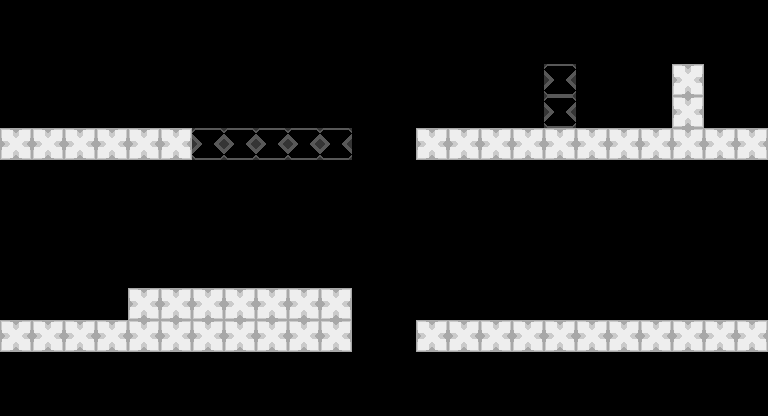

This is a level from a 2D game, rendered from its Tiled map with the project's own tilesets. A one-line summary and the complete map file follow:
An orthogonal 24x13 tile map with 32x32 px tiles, 1 tile layer (bw).

<map version="1.0" orientation="orthogonal" renderorder="right-down" width="24" height="13" tilewidth="32" tileheight="32" nextobjectid="1">
 <tileset firstgid="1" name="world" tilewidth="32" tileheight="32" tilecount="2">
  <image source="../images/world.png" width="64" height="32" />
 </tileset>
 <layer name="bw" width="24" height="13">
  <data>
   <tile gid="0" />
   <tile gid="0" />
   <tile gid="0" />
   <tile gid="0" />
   <tile gid="0" />
   <tile gid="0" />
   <tile gid="0" />
   <tile gid="0" />
   <tile gid="0" />
   <tile gid="0" />
   <tile gid="0" />
   <tile gid="0" />
   <tile gid="0" />
   <tile gid="0" />
   <tile gid="0" />
   <tile gid="0" />
   <tile gid="0" />
   <tile gid="0" />
   <tile gid="0" />
   <tile gid="0" />
   <tile gid="0" />
   <tile gid="0" />
   <tile gid="0" />
   <tile gid="0" />
   <tile gid="0" />
   <tile gid="0" />
   <tile gid="0" />
   <tile gid="0" />
   <tile gid="0" />
   <tile gid="0" />
   <tile gid="0" />
   <tile gid="0" />
   <tile gid="0" />
   <tile gid="0" />
   <tile gid="0" />
   <tile gid="0" />
   <tile gid="0" />
   <tile gid="0" />
   <tile gid="0" />
   <tile gid="0" />
   <tile gid="0" />
   <tile gid="0" />
   <tile gid="0" />
   <tile gid="0" />
   <tile gid="0" />
   <tile gid="0" />
   <tile gid="0" />
   <tile gid="0" />
   <tile gid="0" />
   <tile gid="0" />
   <tile gid="0" />
   <tile gid="0" />
   <tile gid="0" />
   <tile gid="0" />
   <tile gid="0" />
   <tile gid="0" />
   <tile gid="0" />
   <tile gid="0" />
   <tile gid="0" />
   <tile gid="0" />
   <tile gid="0" />
   <tile gid="0" />
   <tile gid="0" />
   <tile gid="0" />
   <tile gid="0" />
   <tile gid="2" />
   <tile gid="0" />
   <tile gid="0" />
   <tile gid="0" />
   <tile gid="1" />
   <tile gid="0" />
   <tile gid="0" />
   <tile gid="0" />
   <tile gid="0" />
   <tile gid="0" />
   <tile gid="0" />
   <tile gid="0" />
   <tile gid="0" />
   <tile gid="0" />
   <tile gid="0" />
   <tile gid="0" />
   <tile gid="0" />
   <tile gid="0" />
   <tile gid="0" />
   <tile gid="0" />
   <tile gid="0" />
   <tile gid="0" />
   <tile gid="0" />
   <tile gid="0" />
   <tile gid="2" />
   <tile gid="0" />
   <tile gid="0" />
   <tile gid="0" />
   <tile gid="1" />
   <tile gid="0" />
   <tile gid="0" />
   <tile gid="1" />
   <tile gid="1" />
   <tile gid="1" />
   <tile gid="1" />
   <tile gid="1" />
   <tile gid="1" />
   <tile gid="2" />
   <tile gid="2" />
   <tile gid="2" />
   <tile gid="2" />
   <tile gid="2" />
   <tile gid="0" />
   <tile gid="0" />
   <tile gid="1" />
   <tile gid="1" />
   <tile gid="1" />
   <tile gid="1" />
   <tile gid="1" />
   <tile gid="1" />
   <tile gid="1" />
   <tile gid="1" />
   <tile gid="1" />
   <tile gid="1" />
   <tile gid="1" />
   <tile gid="0" />
   <tile gid="0" />
   <tile gid="0" />
   <tile gid="0" />
   <tile gid="0" />
   <tile gid="0" />
   <tile gid="0" />
   <tile gid="0" />
   <tile gid="0" />
   <tile gid="0" />
   <tile gid="0" />
   <tile gid="0" />
   <tile gid="0" />
   <tile gid="0" />
   <tile gid="0" />
   <tile gid="0" />
   <tile gid="0" />
   <tile gid="0" />
   <tile gid="0" />
   <tile gid="0" />
   <tile gid="0" />
   <tile gid="0" />
   <tile gid="0" />
   <tile gid="0" />
   <tile gid="0" />
   <tile gid="0" />
   <tile gid="0" />
   <tile gid="0" />
   <tile gid="0" />
   <tile gid="0" />
   <tile gid="0" />
   <tile gid="0" />
   <tile gid="0" />
   <tile gid="0" />
   <tile gid="0" />
   <tile gid="0" />
   <tile gid="0" />
   <tile gid="0" />
   <tile gid="0" />
   <tile gid="0" />
   <tile gid="0" />
   <tile gid="0" />
   <tile gid="0" />
   <tile gid="0" />
   <tile gid="0" />
   <tile gid="0" />
   <tile gid="0" />
   <tile gid="0" />
   <tile gid="0" />
   <tile gid="0" />
   <tile gid="0" />
   <tile gid="0" />
   <tile gid="0" />
   <tile gid="0" />
   <tile gid="0" />
   <tile gid="0" />
   <tile gid="0" />
   <tile gid="0" />
   <tile gid="0" />
   <tile gid="0" />
   <tile gid="0" />
   <tile gid="0" />
   <tile gid="0" />
   <tile gid="0" />
   <tile gid="0" />
   <tile gid="0" />
   <tile gid="0" />
   <tile gid="0" />
   <tile gid="0" />
   <tile gid="0" />
   <tile gid="0" />
   <tile gid="0" />
   <tile gid="0" />
   <tile gid="0" />
   <tile gid="0" />
   <tile gid="0" />
   <tile gid="0" />
   <tile gid="0" />
   <tile gid="0" />
   <tile gid="0" />
   <tile gid="0" />
   <tile gid="0" />
   <tile gid="0" />
   <tile gid="0" />
   <tile gid="0" />
   <tile gid="0" />
   <tile gid="0" />
   <tile gid="0" />
   <tile gid="0" />
   <tile gid="0" />
   <tile gid="0" />
   <tile gid="0" />
   <tile gid="0" />
   <tile gid="0" />
   <tile gid="0" />
   <tile gid="0" />
   <tile gid="0" />
   <tile gid="0" />
   <tile gid="0" />
   <tile gid="0" />
   <tile gid="1" />
   <tile gid="1" />
   <tile gid="1" />
   <tile gid="1" />
   <tile gid="1" />
   <tile gid="1" />
   <tile gid="1" />
   <tile gid="0" />
   <tile gid="0" />
   <tile gid="0" />
   <tile gid="0" />
   <tile gid="0" />
   <tile gid="0" />
   <tile gid="0" />
   <tile gid="0" />
   <tile gid="0" />
   <tile gid="0" />
   <tile gid="0" />
   <tile gid="0" />
   <tile gid="0" />
   <tile gid="1" />
   <tile gid="1" />
   <tile gid="1" />
   <tile gid="1" />
   <tile gid="1" />
   <tile gid="1" />
   <tile gid="1" />
   <tile gid="1" />
   <tile gid="1" />
   <tile gid="1" />
   <tile gid="1" />
   <tile gid="0" />
   <tile gid="0" />
   <tile gid="1" />
   <tile gid="1" />
   <tile gid="1" />
   <tile gid="1" />
   <tile gid="1" />
   <tile gid="1" />
   <tile gid="1" />
   <tile gid="1" />
   <tile gid="1" />
   <tile gid="1" />
   <tile gid="1" />
   <tile gid="0" />
   <tile gid="0" />
   <tile gid="0" />
   <tile gid="0" />
   <tile gid="0" />
   <tile gid="0" />
   <tile gid="0" />
   <tile gid="0" />
   <tile gid="0" />
   <tile gid="0" />
   <tile gid="0" />
   <tile gid="0" />
   <tile gid="0" />
   <tile gid="0" />
   <tile gid="0" />
   <tile gid="0" />
   <tile gid="0" />
   <tile gid="0" />
   <tile gid="0" />
   <tile gid="0" />
   <tile gid="0" />
   <tile gid="0" />
   <tile gid="0" />
   <tile gid="0" />
   <tile gid="0" />
   <tile gid="0" />
   <tile gid="0" />
   <tile gid="0" />
   <tile gid="0" />
   <tile gid="0" />
   <tile gid="0" />
   <tile gid="0" />
   <tile gid="0" />
   <tile gid="0" />
   <tile gid="0" />
   <tile gid="0" />
   <tile gid="0" />
   <tile gid="0" />
   <tile gid="0" />
   <tile gid="0" />
   <tile gid="0" />
   <tile gid="0" />
   <tile gid="0" />
   <tile gid="0" />
   <tile gid="0" />
   <tile gid="0" />
   <tile gid="0" />
   <tile gid="0" />
  </data>
 </layer>
</map>